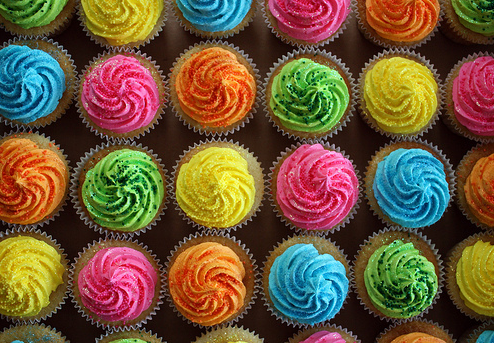
#> input picture HW1/colorful3.png, 494 x 343 px
$ python task1.py   (Python 2 division)
#> lines starting #> are read from the running program, lines starting #| are printed output that depends on the picture
import numpy as np
from numpy.linalg import norm
import scipy
import scipy.ndimage as ndi
from math import hypot, floor, sqrt
import Image
import ImageDraw
import matplotlib.pyplot as plt
from matplotlib.pyplot import imshow,imread,figure,subplot,plot,show,bar,hist

def edgeDetection(im):
	sigma = 1.4
#	imdata = np.array(im)
	imdata = np.array(im, dtype = float)
	# image: 494 * 343 ---> but Image(x, y) will be represent in array like Arr[y][x], so Arr will become 343 * 494, so Arr[x][y] will refer to the image(x,y)
#	G = imdata
	G = ndi.filters.gaussian_filter(imdata, sigma)


	gradOut = Image.new('L', im.size)
	gradx = np.array(gradOut, dtype = float)
	grady = np.array(gradOut, dtype = float)

	kernel_x = [[-1, 0, 1],
				[-2, 0, 2],
				[-1, 0, 1]]

	kernel_y = [[-1, -2, -1],
				[ 0,  0,  0],
				[-1, -2, -1]]

	# np.array will change image from 424 * 343 to 343*424 array
	width = im.size[1]
	height = im.size[0]
	print width, height

	for x in range(1, width - 1):
		for y in range(1, height -1):
			px = kernel_x[0][0] * G[x-1][y-1] + kernel_x[0][1] * G[x][y-1] + \
			     kernel_x[0][2] * G[x+1][y-1] + kernel_x[1][0] * G[x-1][y] + \
				 kernel_x[1][1] * G[x][y] + kernel_x[1][2] * G[x+1][y] + \
				 kernel_x[2][0] * G[x-1][y+1] + kernel_x[2][1] * G[x][y+1] + \
				 kernel_x[2][2] * G[x+1][y+1]

			py = kernel_y[0][0] * G[x-1][y-1] + kernel_y[0][1] * G[x][y-1] + \
			     kernel_y[0][2] * G[x+1][y-1] + kernel_y[1][0] * G[x-1][y] + \
				 kernel_y[1][1] * G[x][y] + kernel_y[1][2] * G[x+1][y] + \
				 kernel_y[2][0] * G[x-1][y+1] + kernel_y[2][1] * G[x][y+1] + \
				 kernel_y[2][2] * G[x+1][y+1]
			gradx [x][y] = px
			grady [x][y] = py

	sobeloutmag = scipy.hypot(gradx, grady)
	sobeloutmag_n = sobeloutmag / np.max(sobeloutmag)
	mag_sup = scipy.hypot(gradx, grady)
	sobeloutdir = scipy.arctan2(grady, gradx)

	for x in range(width):
		for y in range(height):
		    if (sobeloutdir[x][y]<22.5 and sobeloutdir[x][y]>=0) or \
		       (sobeloutdir[x][y]>=157.5 and sobeloutdir[x][y]<202.5) or \
		       (sobeloutdir[x][y]>=337.5 and sobeloutdir[x][y]<=360):
		        sobeloutdir[x][y]=0
		    elif (sobeloutdir[x][y]>=22.5 and sobeloutdir[x][y]<67.5) or \
		         (sobeloutdir[x][y]>=202.5 and sobeloutdir[x][y]<247.5):
		        sobeloutdir[x][y]=45
		    elif (sobeloutdir[x][y]>=67.5 and sobeloutdir[x][y]<112.5)or \
		         (sobeloutdir[x][y]>=247.5 and sobeloutdir[x][y]<292.5):
		        sobeloutdir[x][y]=90
		    else:
		        sobeloutdir[x][y]=135

	for x in range(1, width-1):
		for y in range(1, height-1):
			if sobeloutdir[x][y]==0:
				if (sobeloutmag[x][y]<=sobeloutmag[x][y+1]) or \
				   (sobeloutmag[x][y]<=sobeloutmag[x][y-1]):
				    mag_sup[x][y]=0
			elif sobeloutdir[x][y]==45:
				if (sobeloutmag[x][y]<=sobeloutmag[x-1][y+1]) or \
				   (sobeloutmag[x][y]<=sobeloutmag[x+1][y-1]):
				    mag_sup[x][y]=0
			elif sobeloutdir[x][y]==90:
				if (sobeloutmag[x][y]<=sobeloutmag[x+1][y]) or \
				   (sobeloutmag[x][y]<=sobeloutmag[x-1][y]):
				    mag_sup[x][y]=0
			else:
				if (sobeloutmag[x][y]<=sobeloutmag[x+1][y+1]) or \
				   (sobeloutmag[x][y]<=sobeloutmag[x-1][y-1]):
				    mag_sup[x][y]=0
	return	mag_sup / np.max(mag_sup), gradx, grady

# [153 lines left out: functions detectCircles, detectCircles_radius, plotCircles, quantization, not called in this run]

if __name__=='__main__':

	# set radius = -1 to detect all the radius of circle
	radius = -1
	fileName = "colorful3.png"
	color = 'white'
	useGradient = True
	# only use for radius == -1
	r_min = 150
	r_max = 500
	quan = 2

	img_color = Image.open(fileName)
#> img_color is the input picture: PIL image 494x343 RGBA; mean R, G, B, A 109.7, 86.6, 56.5, 255

	img = Image.open(fileName).convert("L")
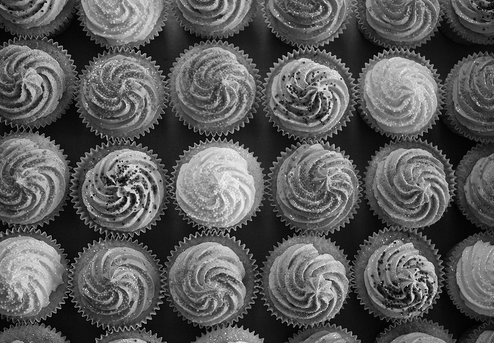
#> img: PIL image 494x343 L; min 0, max 253, mean 90.1
	img.save('grayOriImg.png')

	print 'start edge detection'
	edge_im , gradx, grady = edgeDetection(img)
#> in edgeDetection, `G = ndi.filters.gaussian_filter(imdata, sigma)`:
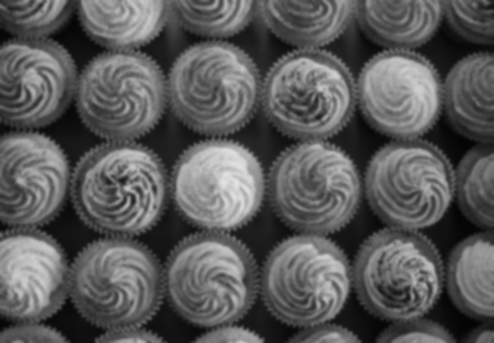
#> G: shape (343, 494) float64; min 3.18, max 226.7, mean 90.1
#> in edgeDetection, `gradOut = Image.new('L', im.size)`: gradOut: PIL image 494x343 L; every value is 0
#> in edgeDetection, `gradx = np.array(gradOut, dtype = float)`: gradx: shape (343, 494) float64; every value is 0
#| 343 494
#> after the loop in edgeDetection, `for x in range(1, width - 1):`:
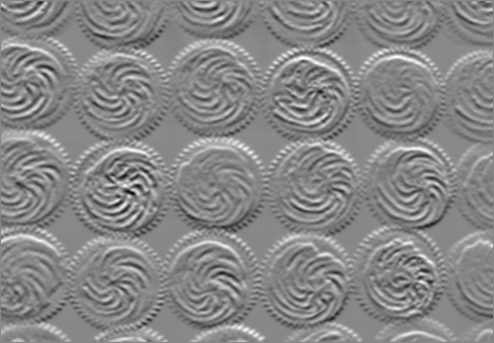
#> gradx: shape (343, 494) float64; min -287.8, max 252.9, mean -0.5; drawn with min black and max white
#> after the loop in edgeDetection, `for x in range(1, width - 1):`:
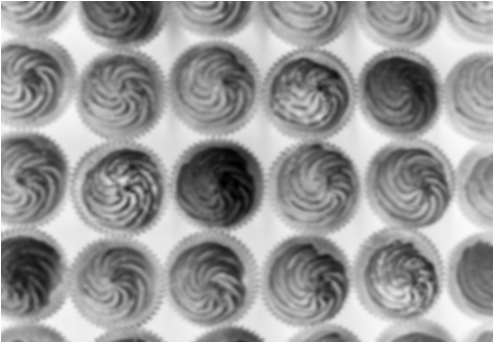
#> grady: shape (343, 494) float64; min -1798, max 0, mean -713.5; drawn with min black and max white
#> (the run stopped early here; a loop or call above may not have finished)

$ run again, with HW1/MoonCraters.jpg saved as HW1/colorful3.png
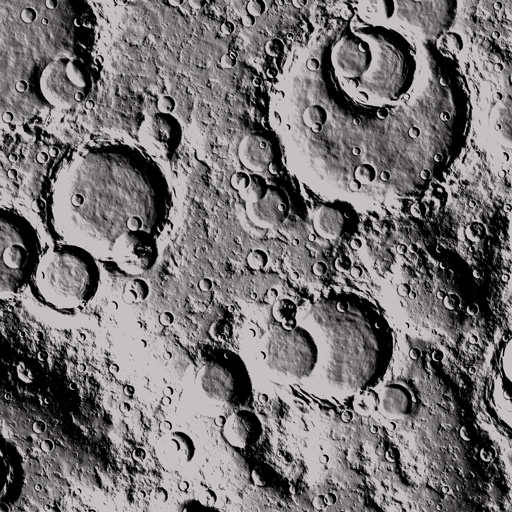
#> input picture HW1/MoonCraters.jpg, 512 x 512 px
#> img_color is the input picture: PIL image 512x512 RGB; mean R, G, B 115.5, 113.1, 113.9
#> gradOut: PIL image 512x512 L; every value is 0
#| 512 512
#> after the loop in edgeDetection, `for x in range(1, width - 1):`:
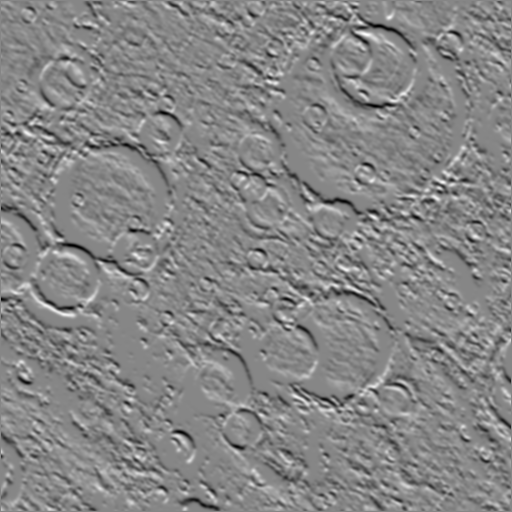
#> gradx: shape (512, 512) float64; min -389.4, max 349.9, mean 0.1; drawn with min black and max white
#> after the loop in edgeDetection, `for x in range(1, width - 1):`:
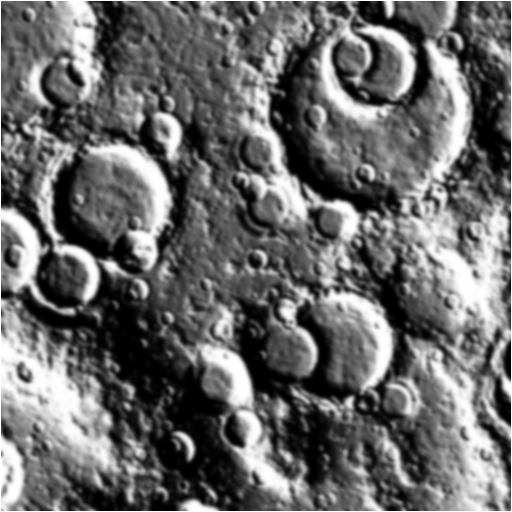
#> grady: shape (512, 512) float64; min -1554, max 0, mean -904.3; drawn with min black and max white
